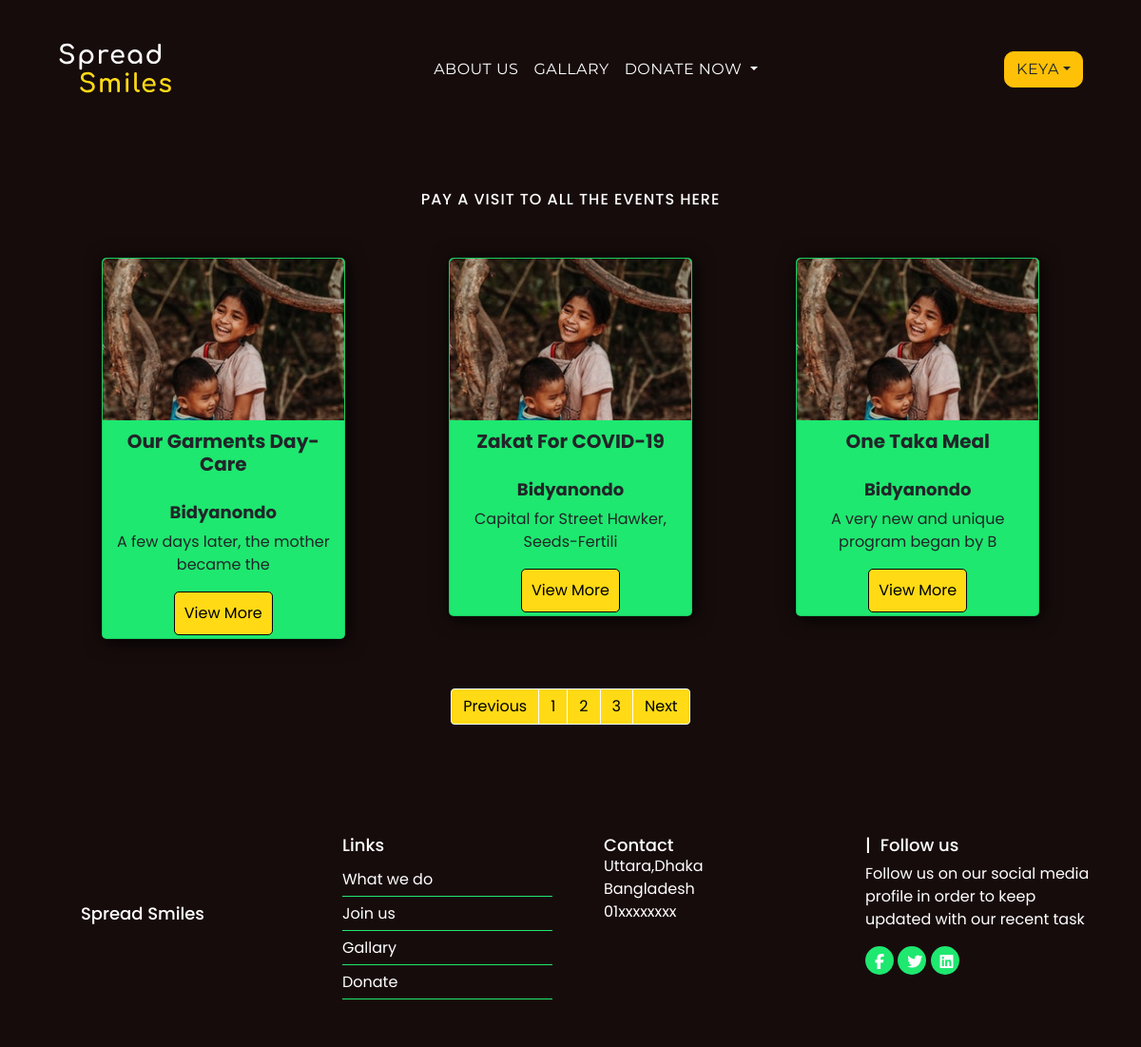
/allevents/ (signed in), run on the app's committed database.
### user/models.py (models this page shows, shortened)
class Event(models.Model):
    organization_name = models.ForeignKey(
        Organization, null=True, on_delete=models.SET_NULL)
    event_title = models.CharField(max_length=200)
    description = models.TextField(max_length=500)
    goal = models.IntegerField(null=True)
    date_created = models.DateTimeField(auto_now_add=True)

class Organization(models.Model):
    user = models.OneToOneField(User, null=True, on_delete=models.CASCADE)
    orgname = models.CharField(max_length=200, null=True)
    orgemail = models.CharField(max_length=200, null=True)
    orgcontact = models.CharField(max_length=200, null=True)
    orgaddress = models.CharField(max_length=200, null=True)
    orglicense = models.CharField(max_length=200, null=True)
    orgdate = models.DateTimeField(auto_now_add=True, null=True)
    def __str__(self):
        return self.orgname

### user/views.py (the view)
# urls.py: path('allevents/', views.allevents),
def allevents(request):
    events = Event.objects.all().order_by('-date_created')
    context = {'events': events}
    return render(request, 'user/viewevents.html', context)

### user/templates/user/viewevents.html
{% extends "user/base.html" %}
{% load static %}
{% block css %}
<link rel="stylesheet" href="{% static 'css/viewevents.css' %}" />
{% endblock css %}
{% block content %}
<br />
<h3>Pay a visit to all the events here</h3>
<div class="main text-center">
  <div class="row">
    {% for event in events %}
    <div class="col-md-4 col-sm-12 col-xs-12">
      <div class="card" style="width: 16rem;" ;>
        <div class="image">
          <img src="{% static 'images/g.jpg' %}" alt="Coming soon" />
        </div>
        <div class="title">
          <h1>{{event.event_title}}</h1>
        </div>
        <div class="des">
          <h4>{{event.organization_name}}</h4>
          <p>{{event.description|slice:":40"}}</p>
          <a href="/event/{{event.id}}" class="btn btn-primary don"
            >View More</a
          >
        </div>
      </div>
    </div>
    {% endfor %}
  </div>
</div>
<div class="page">
  <nav aria-label="Page navigation example">
    <ul class="pagination justify-content-center">
      <li class="page-item">
        <a class="page-link" href="#">Previous</a>
      </li>
      <li class="page-item"><a class="page-link" href="#">1</a></li>
      <li class="page-item"><a class="page-link" href="#">2</a></li>
      <li class="page-item"><a class="page-link" href="#">3</a></li>
      <li class="page-item"><a class="page-link" href="#">Next</a></li>
    </ul>
  </nav>
</div>
{% endblock content %}

### user/templates/user/navbar.html (shortened to what this page needs)
{% load static %}
<link rel="stylesheet" type="text/css" href="{% static 'css/navbar.css' %}">
<nav class="navbar navbar-expand-md sticky-top">
  <a class="navbar-brand" href="/"
    ><img class="img-fluid t" src="{% static 'images/logo.svg'%}" alt=""
  /></a>
  <div class="collapse navbar-collapse na" id="navbarSupportedContent">
    <ul class="navbar-nav m-auto">
      <li class="nav-item">
        <a class="nav-link" href="/about"
          >About Us<span class="sr-only">(current)</span></a
        >
      </li>
      <li class="nav-item">
        <a class="nav-link" href="/gallary">Gallary</a>
      </li>
      <li class="nav-item dropdown">
        <a
          class="nav-link dropdown-toggle"
          href="#"
          id="navbarDropdown"
          role="button"
          data-toggle="dropdown"
          aria-haspopup="true"
          aria-expanded="false"
        >
          Donate Now
        </a>
      </li>
    </ul>
    {% if request.user.is_authenticated %}
    <ul class="navbar-nav">
      <li class="nav-item dropdown">
        <a
          class="btn btn-warning ss dropdown-toggle"
          href="#"
          id="navbarDropdown"
          role="button"
          data-toggle="dropdown"
          aria-haspopup="true"
          aria-expanded="false"
        >{{request.user}}</a>
      </li>
    </ul>
    {% else %}
      <a href="/register" class="btn btn-warning ss mr-0">Join Us</a>
    {% endif %}
  </div>
</nav>

### static/css/viewevents.css (style rules this page uses)
* { margin: 0px; padding: 0px; }
body { font-family: poppins; background: #170c0c; }
.main { margin: 2%; }
h3 { color: white; text-align: center; font-size: 16px; font-family: Poppins; letter-spacing: 1px; text-transform: uppercase; margin-top: 30px; }
.card { width: 20%; display: inline-block; box-shadow: 2px 2px 20px black; border-radius: 5px; margin: 2%; background-color: #1ee86f; }
.card { transition: 0.3s all ease; cursor: pointer; margin: 30px; }
.image { background-size: cover; grid-area: image; background: url("img1.jpg"); border-top-left-radius: 15px; border-top-right-radius: 15px; }
.image img { width: 100%; border-top-right-radius: 5px; border-top-left-radius: 5px; }
.title { text-align: center; padding: 10px; }
h1 { font-size: 20px; font-family: poppins; font-weight: bold; }
.des { padding: 3px; text-align: center; padding-top: 10px; border-bottom-right-radius: 5px; border-bottom-left-radius: 5px; }
h4 { font-size: 18px; font-family: poppins; font-weight: bold; }
.don { background-color: #ffda15; border: 1px solid black; border-radius: 5px; padding: 10px; color: black; }
.page a { color: black; background-color: #ffda15; border-color: white; }

### static/css/navbar.css (style rules this page uses)
.navbar { background-color: #170c0c; text-transform: uppercase; font-family: Montserrat; font-size: 1rem; letter-spacing: 0.5px; margin: 30px 0px; }
a.nav-link { color: white; }
.t { width: 120px; background-size: cover; grid-area: image; }
.ss { border-radius: 10px; transition: 0.3s all ease; }

### data on the page
Event: event_title "Our Garments Day-Care", organization_name "Bidyanondo", description "A few days later, the mother became the"
Event: event_title "Zakat For COVID-19", organization_name "Bidyanondo", description "Capital for Street Hawker, Seeds-Fertili"
Event: event_title "One Taka Meal", organization_name "Bidyanondo", description "A very new and unique program began by B"

### other printed values
{{ request.user }} "KEYA"
